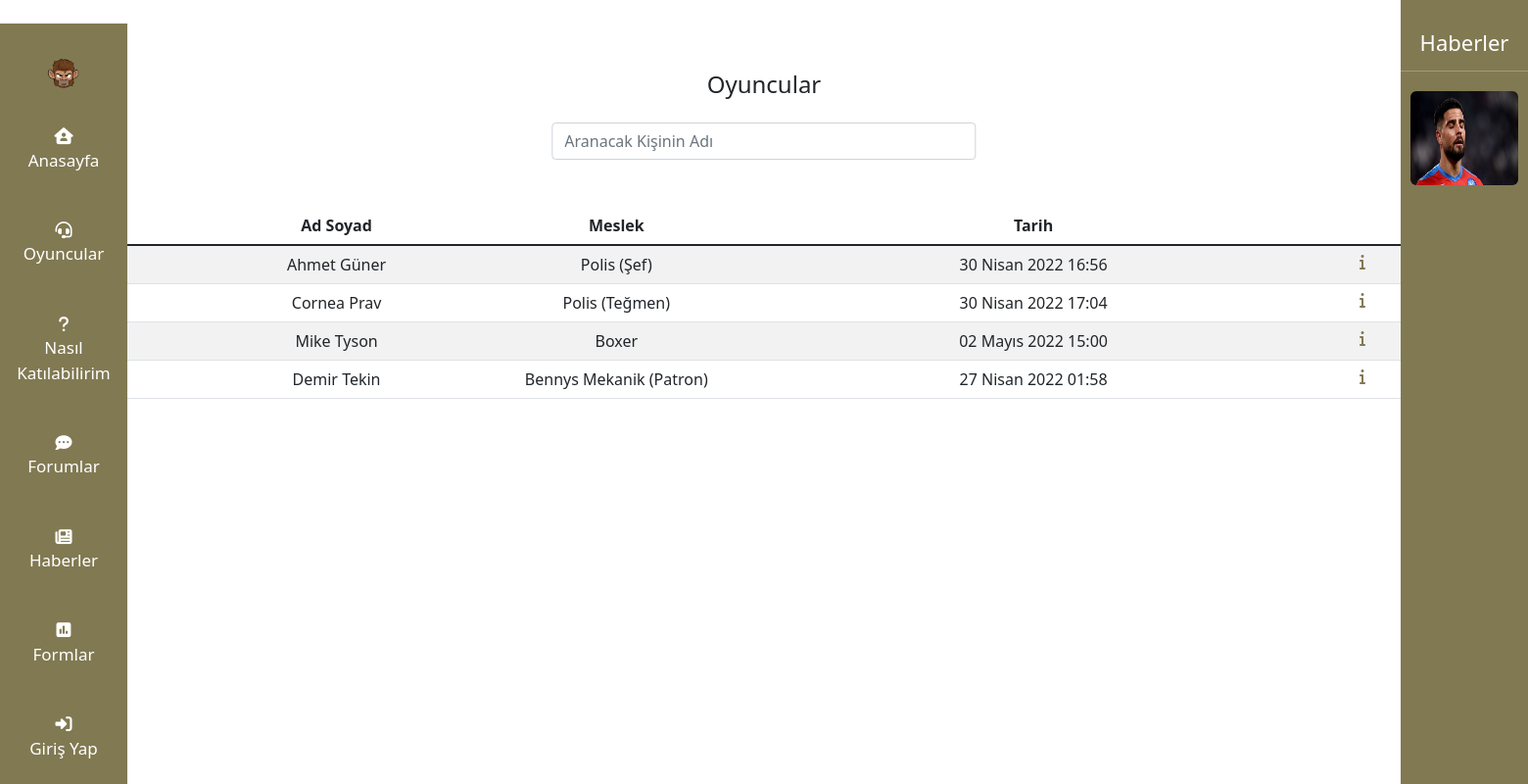
/oyuncular/, run on the app's committed database.
### base/models.py (models this page shows, shortened)
class Kullanici(models.Model):
    oyun_ad_soyad          = models.CharField(max_length=40,blank=False,null=False)
    oyun_ad_soyad_slug     = models.SlugField(unique=True,null=False,blank=False)
    meslek                 = models.CharField(max_length=40,blank=False,null=False)
    dosya                  = models.ImageField(upload_to="oyuncu",null=True,blank=True)
    olusturulma_tarihi     = models.DateTimeField(
        auto_now_add=True, blank=True, null=True)
    guncellenme_tarihi     = models.DateTimeField(auto_now=True,blank=True, null=True)
    goruldu = models.ManyToManyField(User,related_name='goruldu_oyuncu',default=None,blank=True)

class Haberler(models.Model):
    baslik                 = models.CharField(max_length=30,null=False,blank=False)
    baslik_slug            = models.SlugField(unique=True,null=False,blank=False)
    aciklama               = models.TextField(max_length=250,null=True,blank=True)
    resim                  = models.ImageField(upload_to="haberler",null=True,blank=True)
    olusturulma_tarihi     = models.DateTimeField(
        auto_now_add=True, blank=True, null=True)
    guncellenme_tarihi     = models.DateTimeField(auto_now=True,blank=True, null=True)
    goruldu = models.ManyToManyField(User,related_name='goruldu_haber',default=None,blank=True)

### base/views.py (the view)
# urls.py: path("oyuncular/", views.Kisiler, name="kisiler"),
def Kisiler(request):
    kisiler = Kullanici.objects.all().order_by('-meslek')
    haberler = Haberler.objects.all().order_by('guncellenme_tarihi')[:5]
    ad_soyad_dizi=[]
    for i in kisiler:
        ad_soyad_dizi.append([i.oyun_ad_soyad])
    if request.method=="POST":
        arama = request.POST['arama']
        kisiler = Kullanici.objects.all().filter(oyun_ad_soyad__contains=arama).order_by('-meslek')
    if True:
        haber_bildirim=False
        ev_bildirim=False
        forum_bildirim=False
        form_bildirim=False
        oyuncu_bildirim=False
        iletisim1 = Iletisim.objects.all().order_by('-guncellenme_tarihi')
        haberler1 = Haberler.objects.all().order_by('-guncellenme_tarihi')
        forumlar1 = ForumSoru.objects.all().order_by('-guncellenme_tarihi')
        formlar1 = Sorular.objects.all().order_by('-guncellenme_tarihi')
        oyuncular1 = Kullanici.objects.all().order_by('-guncellenme_tarihi')
        for iletisim in iletisim1:
            if request.user not in iletisim.goruldu.all() and request.user.is_authenticated:
                ev_bildirim=True
                break
        for haber in haberler1:
            if request.user not in haber.goruldu.all() and request.user.is_authenticated:
                haber_bildirim=True
                break
        for forum in forumlar1:
            if request.user not in forum.goruldu.all() and request.user.is_authenticated:
                forum_bildirim=True
                break
        for form in formlar1:
            if request.user not in form.goruldu.all() and request.user.is_authenticated:
                form_bildirim=True
                break
        for oyuncu in oyuncular1:
            if request.user not in oyuncu.goruldu.all() and request.user.is_authenticated:
                oyuncu_bildirim=True
                break
    context = {'kisiler':kisiler,'ad_soyad':ad_soyad_dizi,'haberler':haberler,'ev_bildirim':ev_bildirim,'haber_bildirim':haber_bildirim,
            'forum_bildirim':forum_bildirim,'form_bildirim':form_bildirim,'oyuncu_bildirim':oyuncu_bildirim}
    return render(request,"base/kisi/kisiler.html",context)

### base/templates/base/kisi/kisiler.html (shortened to what this page needs)
﻿ {% extends 'base/ana.html' %} {% load static %} {% block content %}
</head>
<body>
    <aside class="side-navbar col-1">
            <ul class="p-0 text-center">
                {% if user.is_authenticated %}
                <li>
                    <a href="{% url 'profil' request.user.username|slugify %}"><img src="{% static 'images/logo.png' %}" class="logo-side-navbar col-sm-7 col-md-4 col-9 "></a>
                </li>
                {% else %}
                <li><img src="{% static 'images/logo.png' %}" class="col-sm-7 col-md-4 col-9 "></li>
                {% endif %}
                <li><a href="{% url 'anasayfa' %}">
                        {% if ev_bildirim %}
                        <svg class="col-6 col-md-4 col-lg-2" viewBox="0 0 189 189" fill="none" xmlns="http://www.w3.org/2000/svg">
                            <path d="M94.5 110.688H75.6C70.373 110.688 66.15 115.184 66.15 120.75V148.422C66.15 155.371 60.8639 161 54.3375 161H37.8295C37.3866 161 36.9436 160.969 36.5006 160.937C36.1463 160.969 35.7919 161 35.4375 161H30.7125C24.189 161 18.9 155.371 18.9 148.422V113.203C18.9 112.92 18.9089 112.606 18.9266 112.323V90.4367H9.46477C4.14028 90.4367 0 86.0029 0 80.3428C0 77.5127 0.887119 74.9971 2.95608 72.7959L78.6712 2.52066C80.7384 0.315082 83.1009 0 85.1681 0C87.2353 0 89.5978 0.630164 91.3992 2.20557L154.183 60.9725C151.672 60.5951 149.103 60.375 146.475 60.375C119.365 60.375 97.0987 82.4811 94.7067 110.688H94.5ZM103.95 115.719C103.95 90.7197 122.998 70.4375 146.475 70.4375C169.952 70.4375 189 90.7197 189 115.719C189 140.718 169.952 161 146.475 161C122.998 161 103.95 140.718 103.95 115.719ZM146.475 145.906C150.403 145.906 153.562 142.542 153.562 138.359C153.562 134.177 150.403 130.812 146.475 130.812C142.547 130.812 139.387 134.177 139.387 138.359C139.387 142.542 142.547 145.906 146.475 145.906ZM141.484 90.5625V115.719C141.484 118.486 143.876 120.75 146.209 120.75C149.074 120.75 150.934 118.486 150.934 115.719V90.5625C150.934 87.7953 149.074 85.5312 146.209 85.5312C143.876 85.5312 141.484 87.7953 141.484 90.5625Z" fill="white"/>
                            <ellipse cx="145.5" cy="115.5" rx="43.5" ry="45.5" fill="#723535"/>
                        </svg>
                        {% else %}
                        <i class=" fa-solid fa-house-user"></i>
                        {% endif %}
                        <p class="d-none d-md-block">Anasayfa</p>
                    </a>
                </li>
                <li>
                    <a href="{% url 'kisiler' %}">
                        {% if oyuncu_bildirim %}
                        <svg class="col-6 col-md-4 col-lg-2" viewBox="0 0 189 189" fill="none" xmlns="http://www.w3.org/2000/svg">
                        <path d="M70.5428 82.6875C70.5428 76.1463 65.2493 70.8602 58.7303 70.8602L53.1562 70.875C40.1108 70.875 29.5312 81.4546 29.5312 94.5295V112.171C29.5312 125.249 40.1256 135.844 53.1562 135.844H59.0625C65.5815 135.844 70.875 130.543 70.875 124.009L70.5428 82.6875ZM94.5 0C41.676 0 1.69177 43.9647 0.00767813 94.5L0 109.266C0 114.175 3.96826 118.125 8.52715 118.125C13.086 118.125 17.7188 114.175 17.7188 109.266V94.5C17.7188 52.1596 52.1743 17.7926 94.5 17.7926C136.84 17.7926 171.281 52.1596 171.281 94.5V147.656C171.281 155.811 164.67 162.422 156.516 162.422H115.652C112.588 157.143 106.94 153.562 100.406 153.562H89.2582C80.6905 153.562 72.8314 159.354 71.2183 167.771C69.0293 179.107 77.6672 189 88.2615 189H100.406C106.947 189 112.599 185.415 115.667 180.141H156.516C174.456 180.141 189 165.596 189 147.656V94.5C187.302 43.9647 147.324 0 94.5 0ZM135.844 135.844C148.889 135.844 159.469 125.249 159.469 112.171V94.5369C159.469 81.4693 148.874 70.875 135.844 70.875H129.938C123.418 70.875 118.125 76.1685 118.125 82.7023V123.994C118.125 130.565 123.404 135.844 129.938 135.844H135.844Z" fill="white"/>
                        <circle cx="151.5" cy="151.5" r="37.5" fill="#723535"/>
                        </svg>
                        {% else %}
                        <i class=" fa-solid fa-headset"></i>
                        {% endif %}
                        <p class="d-none d-md-block">Oyuncular</p>
                    </a>
                </li>
                <li>
                    <a href="{% url 'nasil-katilabilirim' %}">
                        <i class="fa-solid fa-question"></i>
                        <p class="d-none d-md-block">Nasıl Katılabilirim</p>
                    </a>
                </li>
                <li>
                    <a href="{% url 'forumlar' %}">
                        {% if forum_bildirim %}
                        <svg class="col-6 col-md-4 col-lg-2" viewBox="0 0 189 189" fill="none" xmlns="http://www.w3.org/2000/svg">
                        <path d="M94.5 0.48027C42.3035 0.48027 0.332228 34.8546 0.332228 77.2615C0.332228 95.5783 8.21338 112.322 21.3622 125.508C16.7479 144.102 1.32891 160.676 1.14434 160.861C0.313771 161.691 0.0830582 162.977 0.590627 164.085C1.05168 165.192 2.07494 165.844 3.27465 165.844C27.7302 165.844 45.7627 154.12 55.1758 146.874C67.2209 151.396 80.6539 154.032 94.8215 154.032C147.018 154.032 188.989 119.654 188.989 77.5827C188.989 35.5117 146.696 0.48027 94.5 0.48027ZM46.9178 89.074C40.3655 89.074 35.1053 83.8138 35.1053 77.5937C35.1053 71.3737 40.3655 65.7812 46.9178 65.7812C53.47 65.7812 58.7303 71.0415 58.7303 77.5937C58.7303 84.146 53.7838 89.074 46.9178 89.074ZM94.5 89.074C87.9478 89.074 83.0197 83.8138 83.0197 77.5937C83.0197 71.3737 88.28 65.7812 94.5 65.7812C100.72 65.7812 105.98 71.0415 105.98 77.5937C105.98 84.146 101.071 89.074 94.5 89.074ZM141.418 89.074C134.866 89.074 129.605 83.8138 129.605 77.5937C129.605 71.3737 134.866 65.7812 141.418 65.7812C147.97 65.7812 153.23 71.0415 153.23 77.5937C153.23 84.146 148.284 89.074 141.418 89.074Z" fill="white"/>
                        <circle cx="151.5" cy="140.5" r="37.5" fill="#723535"/>
                        </svg>
                        {% else %}
                        <i class="fa-solid fa-comment-dots"></i>
                        {% endif %}
                        <p class="d-none d-md-block">Forumlar</p>
                    </a>
                </li>
                <li>
                    <a href="{% url 'haberler' %}">
                        {% if haber_bildirim %}
                        <svg class="col-6 col-md-4 col-lg-2" viewBox="0 0 189 178" fill="none" xmlns="http://www.w3.org/2000/svg">
                        <path d="M177.188 0.8125H47.25C40.7162 0.8125 35.4375 6.10229 35.4375 12.625V136.656C35.4375 139.905 32.7945 142.562 29.5312 142.562C26.268 142.562 23.625 139.905 23.625 136.656V24.4375H11.8125C5.28979 24.4375 0 29.7162 0 36.25V142.562C0 155.612 10.5759 166.188 23.625 166.188H165.375C178.424 166.188 189 155.612 189 142.562V12.625C189 6.10229 183.721 0.8125 177.188 0.8125ZM100.406 142.562H64.9688C61.7203 142.562 59.0625 139.905 59.0625 136.656C59.0625 133.408 61.7203 130.75 64.9688 130.75H100.406C103.668 130.75 106.312 133.394 106.312 136.656C106.312 139.905 103.655 142.562 100.406 142.562ZM100.406 107.125H64.9688C61.7203 107.125 59.0625 104.467 59.0625 101.219C59.0625 97.9703 61.7203 95.3125 64.9688 95.3125H100.406C103.655 95.3125 106.312 97.9703 106.312 101.219C106.312 104.467 103.655 107.125 100.406 107.125ZM159.469 142.562H124.031C120.77 142.562 118.125 139.918 118.125 136.656C118.125 133.394 120.77 130.75 124.031 130.75H159.469C162.73 130.75 165.375 133.394 165.375 136.656C165.375 139.905 162.717 142.562 159.469 142.562ZM159.469 107.125H124.031C120.783 107.125 118.125 104.467 118.125 101.219C118.125 97.9703 120.783 95.3125 124.031 95.3125H159.469C162.717 95.3125 165.375 97.9703 165.375 101.219C165.375 104.467 162.717 107.125 159.469 107.125ZM165.375 65.7812C165.375 69.0297 162.717 71.6875 159.469 71.6875H64.9688C61.7203 71.6875 59.0625 69.0297 59.0625 65.7812V30.3438C59.0625 27.0953 61.7203 24.4375 64.9688 24.4375H159.469C162.717 24.4375 165.375 27.0953 165.375 30.3438V65.7812Z" fill="white"/>
                        <circle cx="151.5" cy="140.5" r="37.5" fill="#723535"/>
                        </svg>
                        {% else %}
                        <i class="fa-solid fa-newspaper"></i>
                        {% endif %}
                        <p class="d-none d-md-block">Haberler</p>
                    </a>
                </li>
                <li>
                    <a href="{% url 'formlar' %}">
                        {% if form_bildirim %}
                        <svg class="col-6 col-md-4 col-lg-2" viewBox="0 0 189 189" fill="none" xmlns="http://www.w3.org/2000/svg">
                        <path d="M162 0C176.892 0 189 10.5519 189 23.5714V141.429C189 154.43 176.892 165 162 165H27C12.0867 165 0 154.43 0 141.429V23.5714C0 10.5519 12.0867 0 27 0H162ZM54 70.7143C46.5328 70.7143 40.5 75.981 40.5 82.5V117.857C40.5 124.376 46.5328 129.643 54 129.643C61.4672 129.643 67.5 124.376 67.5 117.857V82.5C67.5 75.981 61.4672 70.7143 54 70.7143ZM81 117.857C81 124.376 87.0328 129.643 94.5 129.643C101.967 129.643 108 124.376 108 117.857V47.1429C108 40.6239 101.967 35.3571 94.5 35.3571C87.0328 35.3571 81 40.6239 81 47.1429V117.857ZM135 94.2857C127.533 94.2857 121.5 99.5525 121.5 106.071V117.857C121.5 124.376 127.533 129.643 135 129.643C142.467 129.643 148.5 124.376 148.5 117.857V106.071C148.5 99.5525 142.467 94.2857 135 94.2857Z" fill="white"/>
                        <circle cx="151.5" cy="139.5" r="37.5" fill="#723535"/>
                        </svg>
                        {% else %}
                        <i class=" fa-solid fa-square-poll-vertical"></i>
                        {% endif %}
                        <p class="d-none d-md-block">Formlar</p>
                    </a>
                </li>
                <li>
                    {% if user.is_authenticated %}
                    <a href="{% url 'cikis-yap' %}">
                        <i class=" fa-solid fa-arrow-right-from-bracket"></i>
                        <p class="d-none d-md-block"> Çıkış Yap</p>
                    </a>
                    {% else %}
                    <a href="{% url 'giris-yap' %}">
                        <i class=" fa-solid fa-right-to-bracket"></i>
                        <p class="d-none d-md-block">Giriş Yap</p>
                    </a>
                    {% endif %}
                </li>
            </ul>
        </aside>
    <main class="col-11 col-lg-10 offset-1">
        <h4 class="text-center pt-5 mb-4">Oyuncular</h4>
        <form method="POST">
            <table class="center col-8 col-sm-8 col-md-4 mb-5">
                <tr>
                    <td><input type="text" class="arama form-control col-10" placeholder="Aranacak Kişinin Adı" name="arama"></td>
                </tr>
            </table>
        </form>
        {% if kisiler %}
        <table class="table table-striped table-hover">
            <thead class="text-center">
                <tr class="th">
                    <th></th>
                    <th>Ad Soyad</th>
                    <th>Meslek</th>
                    <th class="d-none d-md-table-cell">Tarih</th>
                </tr>
            </thead>
            <tbody>
                {% for kisi in kisiler %}
                <tr class="kisi-tr tr text-center">
                    {% if request.user not in kisi.goruldu.all and request.user.is_authenticated %}
                    <td>
                        <span class="badge bg-dark">Yeni</span>
                    </td>
                    {% else %}
                    <td></td>
                    {% endif %}
                    <td class="aciklama oyun_ad_soyad">{{kisi.oyun_ad_soyad}}</td>
                    <td class="aciklama">{{kisi.meslek}}</td>
                    <td class="d-none d-md-table-cell">{{kisi.guncellenme_tarihi}}</td>
                    <td>
                        <a href="{% url 'kisi-detay' kisi.oyun_ad_soyad|slugify %}"><i class="fa-solid fa-info"></i></a>
                    </td>
                </tr>
                {% endfor %}
            </tbody>
        </table>
        {% else %}
        <h4 class="mt-4 text-center">Kayıtlı oyuncu yok...</h4>
        {% endif %}
    </main>
    <aside class="haberler col-1 offset-11 d-none d-lg-block">
        <ul>
            <p class="text-center h5">Haberler</p>
            <hr> {% for haber in haberler %}
            <li>
                <table>
                    <tr>
                        <td>
                            {% if haber.resim %}
                            <a href="{% url 'haber-detay' haber.baslik|slugify %}">
                                <img src="{{haber.resim.url}}" title="{{haber.baslik}}" alt="haber"></a>{% endif %}
                        </td>
                    </tr>
                </table>
            </li>
            {% endfor %}
        </ul>
    </aside>
</body>
</html>
{% endblock content %}

### data on the page
Kullanici: oyun_ad_soyad "Ahmet Güner", meslek "Polis (Şef)", guncellenme_tarihi "30 Nisan 2022 16:56"
Kullanici: oyun_ad_soyad "Cornea Prav", meslek "Polis (Teğmen)", guncellenme_tarihi "30 Nisan 2022 17:04"
Kullanici: oyun_ad_soyad "Mike Tyson", meslek "Boxer", guncellenme_tarihi "02 Mayıs 2022 15:00"
Kullanici: oyun_ad_soyad "Demir Tekin", meslek "Bennys Mekanik (Patron)", guncellenme_tarihi "27 Nisan 2022 01:58"
Haberler: resim (picture)
